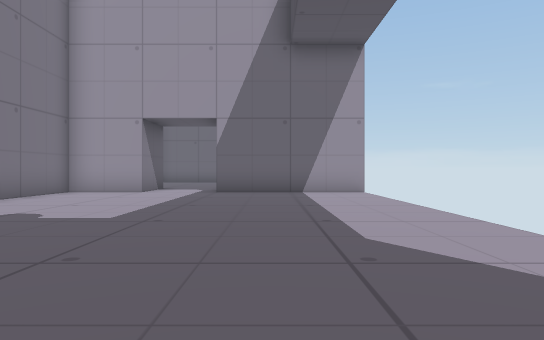
View 1 (above)

16 first-person views from a walk through a 3-D level made in the Unity game engine. The camera is 1.2 m above the floor, looks level and sees 70° across. The floor is counted in squares, 2 m on a side. Each view is taken from the middle of a square. On the plan, view 1 faces up. The plan holds only what a view shows up to about 11 squares ahead; the rest is blank. The place goes on beyond the plan. The player character is not drawn.

View 2
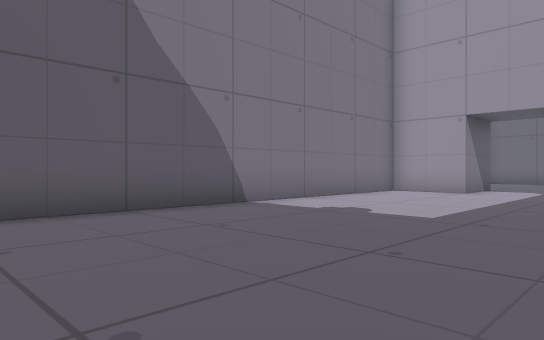

View 3
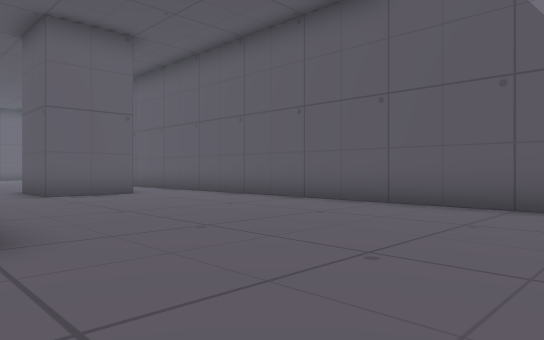

View 4
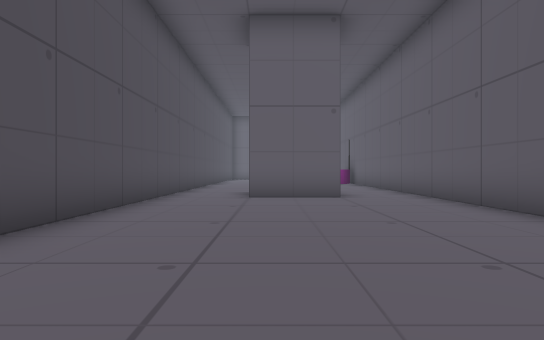

View 5
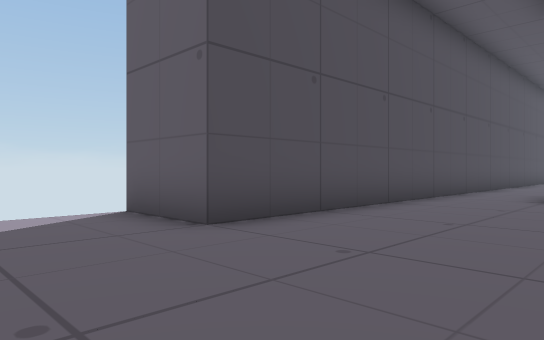

View 6
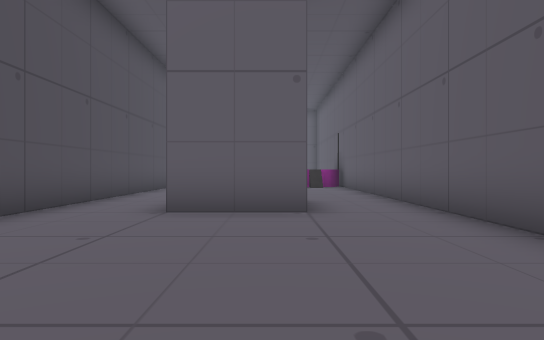

View 7
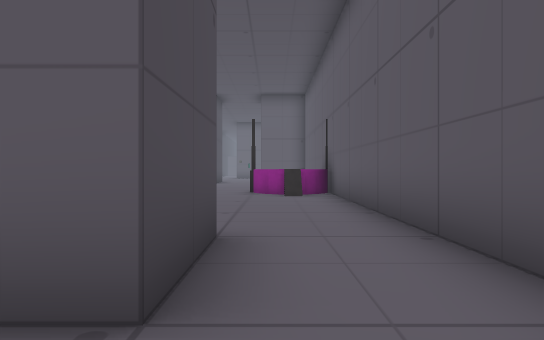

View 8
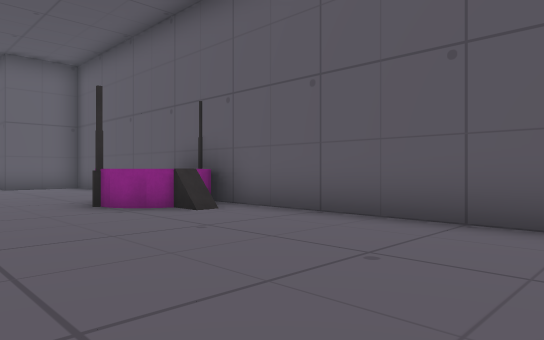

View 9
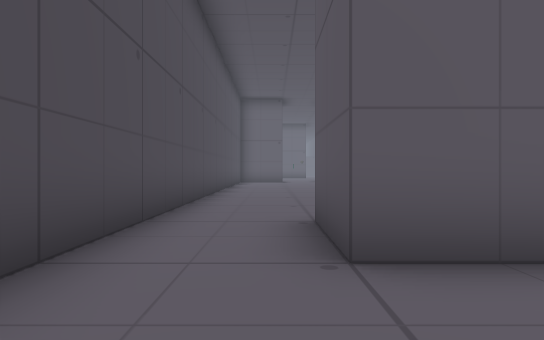

View 10
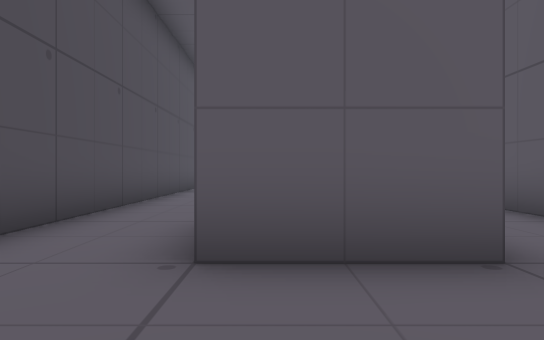

View 11
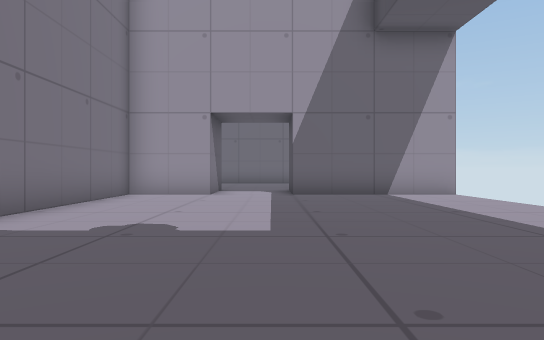

View 12
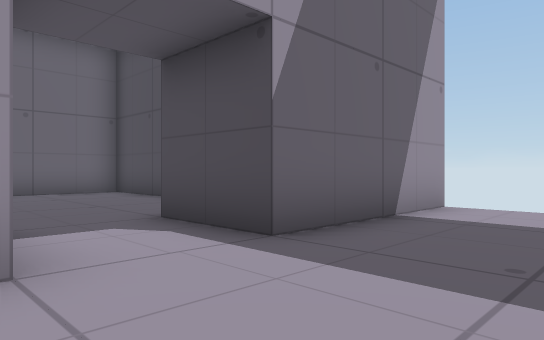

View 13
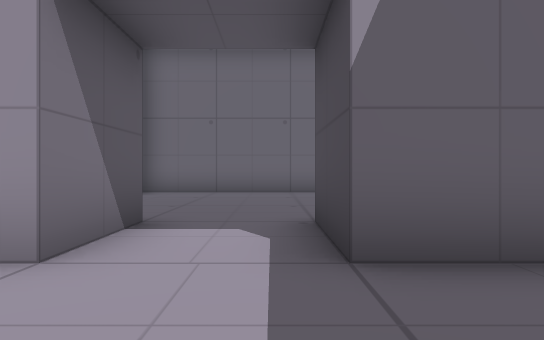

View 14
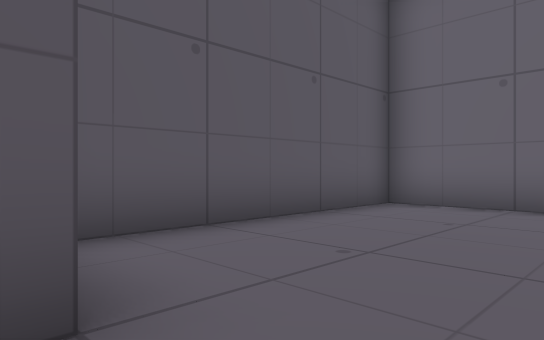

View 15
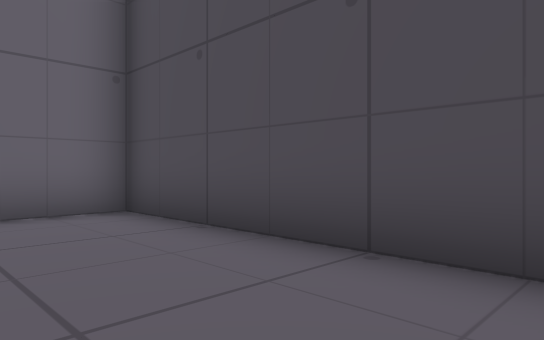

View 16
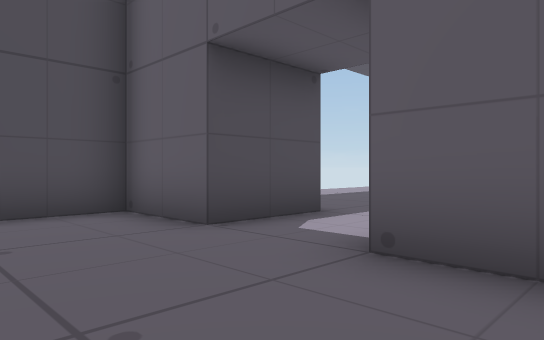

### Floor plan
Points are (right, up) in squares from view 1. A wall is a line through its corners. A room is listed if a view was taken in it or the views show most of it. See-through windows are left out.
Room 1 (views 1, 2, 3, 4, 5, 6, 7, 9, 10, 11, 12, 13)
walls: (-3.5, 10.5) (-5.5, 10.5) (-5.5, -7.5); (-3.5, -7.5) (-3.5, -5.5) (-1.5, -5.5) (-1.5, -7.5); (2.6, 10.5) (-1.5, 10.5); (0.5, -7.5) (0.5, 0.5) (2.5, 0.5)
ways out: opening at (-4.5, -6.5) to room 2; opening at (-0.5, -6.5) to room 2; opening at (-2.5, 11.5) to room 3
Room 2 (view 8)
walls: (0.5, -14) (0.5, -7.5); (-5.5, -7.5) (-5.5, -14.5)
ways out: opening at (-4.5, -6.5) to room 1; opening at (-0.5, -6.5) to room 1
objects: other object (-5, -13) to (-4, -13)
Room 3 (views 14, 15, 16)
walls: (-4.6, 12.5) (-3.5, 12.5) (-3.5, 10.5); (-1.5, 10.5) (-1.5, 12.5) (0.5, 12.5) (0.5, 18.5) (-5.5, 18.5) (-5.5, 13.1)
ways out: opening at (-2.5, 11.5) to room 1

Positions as (right, up) in squares from view 1, and headings:
1: (0, 0), facing up
2: (0, 0), facing up-left
3: (1, 4), facing down-left
4: (-2, 3), facing down
5: (-3, 3), facing down-right
6: (-3, 0), facing down
7: (-4, -4), facing down
8: (-1, -8), facing down-left
9: (-1, -3), facing down
10: (-2, -3), facing down
11: (-2, 1), facing up
12: (-4, 8), facing up-right
13: (-2, 8), facing up
14: (-2, 12), facing up-left
15: (-2, 13), facing up-right
16: (-5, 15), facing down-right
